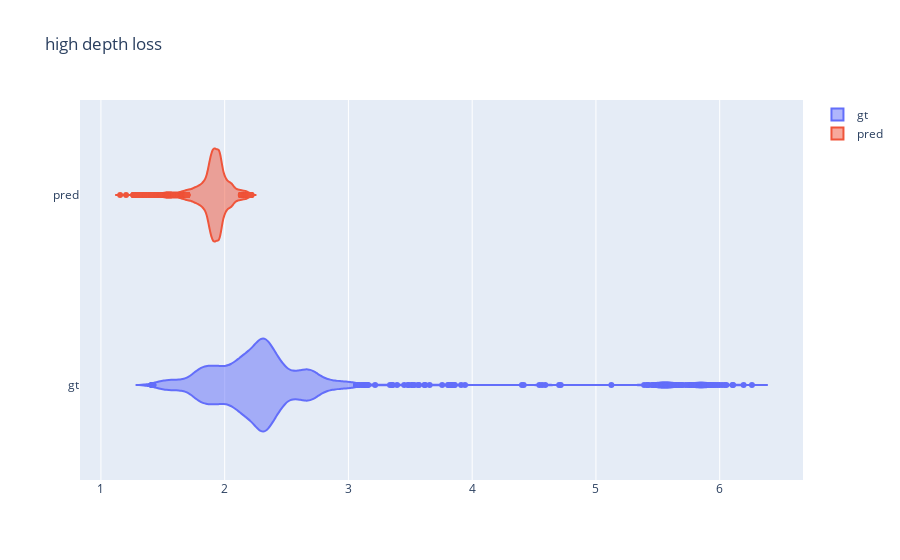
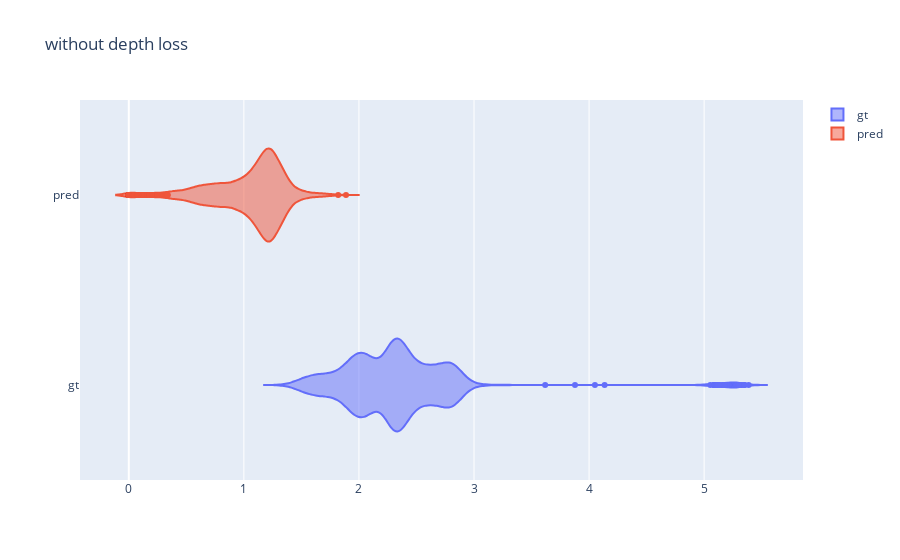

Source (notebook cell) for these figures, in order:
### Code cell
fig = go.Figure()
fig.add_trace(go.Violin(x=depth_gt_high_d, name='gt'))
fig.add_trace(go.Violin(x=depth_pred_high_d, name='pred'))
fig.update_layout(title_text='high depth loss')
fig.show()
                  
fig = go.Figure()
fig.add_trace(go.Violin(x=depth_gt_no_d, name='gt'))
fig.add_trace(go.Violin(x=depth_pred_no_d, name='pred'))
fig.update_layout(title_text='without depth loss')
fig.show()

### Figure 1 — Plotly figure (JSON) as saved in the notebook; plotly's stock layout.template omitted (floating-point values rounded to 4 significant figures; data arrays with more than 128 entries replaced by an {"elided": "..."} marker saying what was removed)
{"data": [{"name": "gt", "type": "violin", "x": {"elided": "3905 float values"}}, {"name": "pred", "type": "violin", "x": {"elided": "3905 float values"}}], "layout": {"autosize": true, "title": {"text": "high depth loss"}, "xaxis": {"autorange": true, "range": [0.831, 6.673], "type": "linear"}, "yaxis": {"autorange": true, "range": [-0.5, 1.5], "type": "category"}}}

### Figure 2 — Plotly figure (JSON) as saved in the notebook; plotly's stock layout.template omitted (floating-point values rounded to 4 significant figures; data arrays with more than 128 entries replaced by an {"elided": "..."} marker saying what was removed)
{"data": [{"name": "gt", "type": "violin", "x": {"elided": "3827 float values"}}, {"name": "pred", "type": "violin", "x": {"elided": "3827 float values"}}], "layout": {"autosize": true, "title": {"text": "without depth loss"}, "xaxis": {"autorange": true, "range": [-0.4241, 5.859], "type": "linear"}, "yaxis": {"autorange": true, "range": [-0.5, 1.5], "type": "category"}}}
